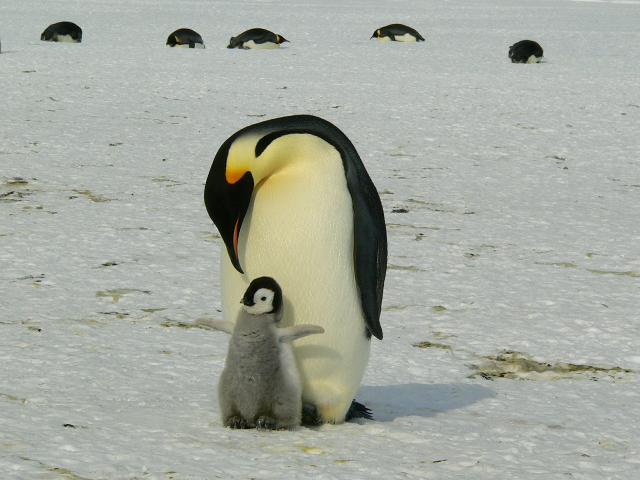
#> input picture imgs/penguins.jpg, 1280 x 960 px (shown at 1/2 size)
$ python L5_resize_crop.py
#> lines starting #> are read from the running program, lines starting #| are printed output that depends on the picture
import cv2
import numpy as np

img = cv2.imread("imgs/penguins.jpg")
#> img is the input picture: shape (960, 1280, 3); mean B, G, R 160.3, 170.1, 165.3

# To know the img properties:
print(img.shape)
#| (960, 1280, 3)
    # Something like this should be printed: (height, width, dimentions)
    # Each dimention represents a color in RGB, however expect diferences with other scales


imgResize = cv2.resize(img, (320,240))
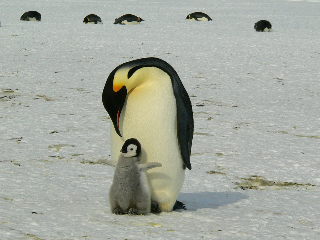
#> imgResize: shape (240, 320, 3); mean B, G, R 160.4, 170.3, 165.4
# IF we try to make it bigger, it will work, but distortion will appear

imgCropped = img[100:500, 200:500] #Height, then width
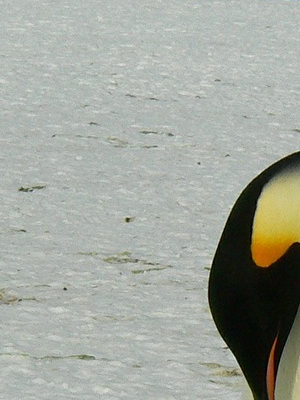
#> imgCropped: shape (400, 300, 3); mean B, G, R 156.4, 165.4, 160.8
# What we are actually doing is modiffing its matrix form
# Also remember how with works in displays, is not like math

cv2.imshow("Normal", img)
cv2.imshow("resized", imgResize)
cv2.imshow("cropped", imgCropped)

cv2.waitKey(0)
cv2.destroyAllWindows()

$ run again, with imgs/sky.jpg copied over imgs/penguins.jpg
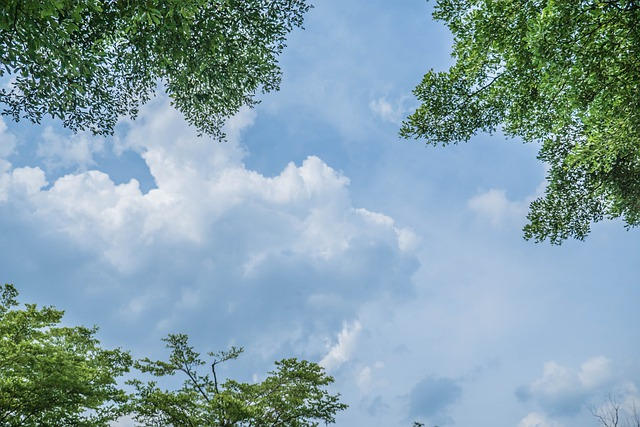
#> input picture imgs/sky.jpg, 640 x 427 px
#> img is the input picture: shape (427, 640, 3); mean B, G, R 168.1, 158.5, 130.7
#| (427, 640, 3)
#> `imgResize = cv2.resize(img, (320,240))`:
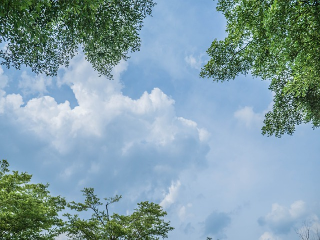
#> imgResize: shape (240, 320, 3); mean B, G, R 168, 158.4, 130.6
#> `imgCropped = img[100:500, 200:500]`:
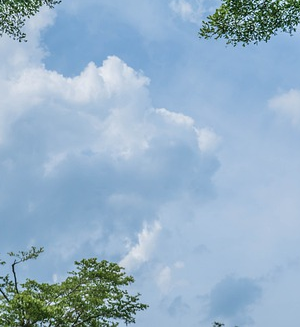
#> imgCropped: shape (327, 300, 3); mean B, G, R 199.3, 176.5, 148.9
